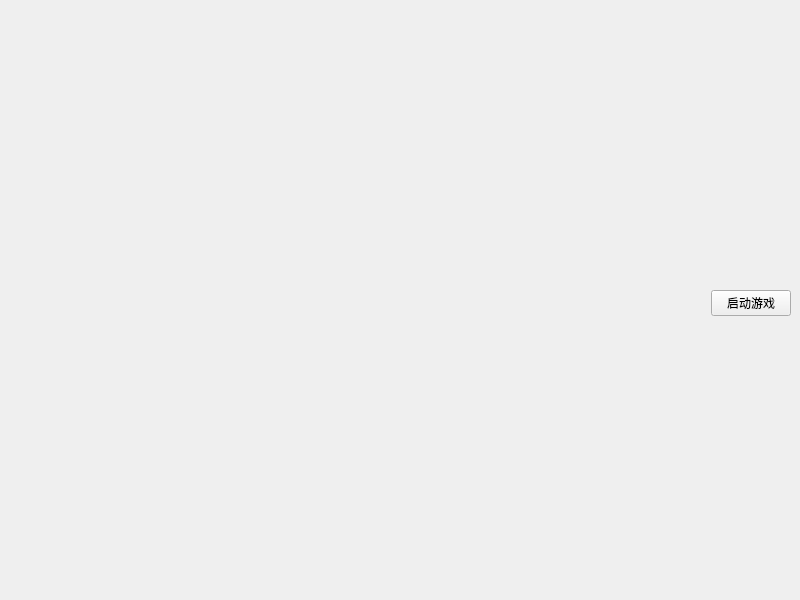
<?xml version="1.0" encoding="UTF-8"?>
<ui version="4.0">
 <class>MainWindow</class>
 <widget class="QMainWindow" name="MainWindow">
  <property name="geometry">
   <rect>
    <x>0</x>
    <y>0</y>
    <width>800</width>
    <height>600</height>
   </rect>
  </property>
  <property name="windowTitle">
   <string>MainWindow</string>
  </property>
  <widget class="QWidget" name="centralwidget">
   <layout class="QVBoxLayout" name="verticalLayout_2">
    <item>
     <widget class="TopBar" name="topBar" native="true">
      <property name="maximumSize">
       <size>
        <width>16777215</width>
        <height>80</height>
       </size>
      </property>
     </widget>
    </item>
    <item>
     <layout class="QHBoxLayout" name="horizontalLayout_2">
      <item>
       <widget class="QWidget" name="widget" native="true">
        <property name="sizePolicy">
         <sizepolicy hsizetype="Preferred" vsizetype="Preferred">
          <horstretch>0</horstretch>
          <verstretch>0</verstretch>
         </sizepolicy>
        </property>
        <property name="minimumSize">
         <size>
          <width>0</width>
          <height>0</height>
         </size>
        </property>
        <layout class="QVBoxLayout" name="verticalLayout">
         <item>
          <widget class="Carousel" name="widget_2" native="true"/>
         </item>
         <item>
          <widget class="Bulletin" name="widget_3" native="true"/>
         </item>
        </layout>
       </widget>
      </item>
      <item>
       <spacer name="horizontalSpacer">
        <property name="orientation">
         <enum>Qt::Horizontal</enum>
        </property>
        <property name="sizeType">
         <enum>QSizePolicy::Expanding</enum>
        </property>
        <property name="sizeHint" stdset="0">
         <size>
          <width>40</width>
          <height>20</height>
         </size>
        </property>
       </spacer>
      </item>
      <item>
       <layout class="QVBoxLayout" name="verticalLayout_3">
        <item>
         <spacer name="verticalSpacer">
          <property name="orientation">
           <enum>Qt::Vertical</enum>
          </property>
          <property name="sizeHint" stdset="0">
           <size>
            <width>20</width>
            <height>40</height>
           </size>
          </property>
         </spacer>
        </item>
        <item>
         <widget class="QPushButton" name="pushButton">
          <property name="text">
           <string>启动游戏</string>
          </property>
         </widget>
        </item>
        <item>
         <spacer name="verticalSpacer_2">
          <property name="orientation">
           <enum>Qt::Vertical</enum>
          </property>
          <property name="sizeHint" stdset="0">
           <size>
            <width>20</width>
            <height>40</height>
           </size>
          </property>
         </spacer>
        </item>
       </layout>
      </item>
     </layout>
    </item>
   </layout>
  </widget>
 </widget>
 <customwidgets>
  <customwidget>
   <class>TopBar</class>
   <extends>QWidget</extends>
   <header location="global">topbar.h</header>
   <container>1</container>
  </customwidget>
  <customwidget>
   <class>Carousel</class>
   <extends>QWidget</extends>
   <header location="global">carousel.h</header>
   <container>1</container>
  </customwidget>
  <customwidget>
   <class>Bulletin</class>
   <extends>QWidget</extends>
   <header location="global">bulletin.h</header>
   <container>1</container>
  </customwidget>
 </customwidgets>
 <resources/>
 <connections/>
</ui>
